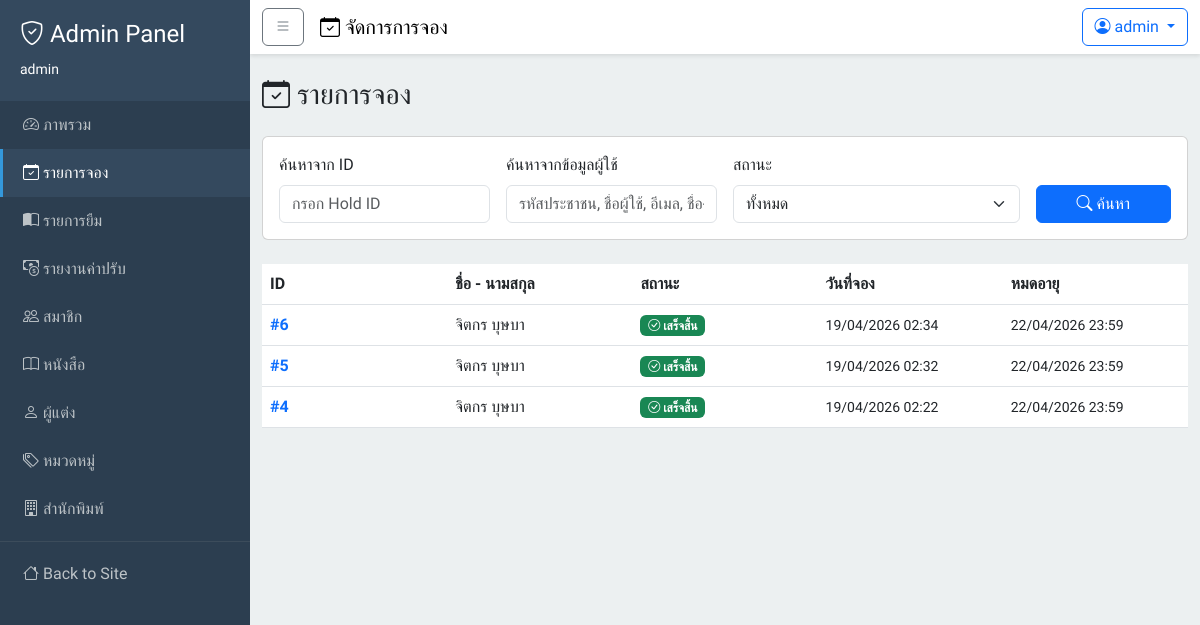
The app's page /dashboard/holds/ (signed in), older data.
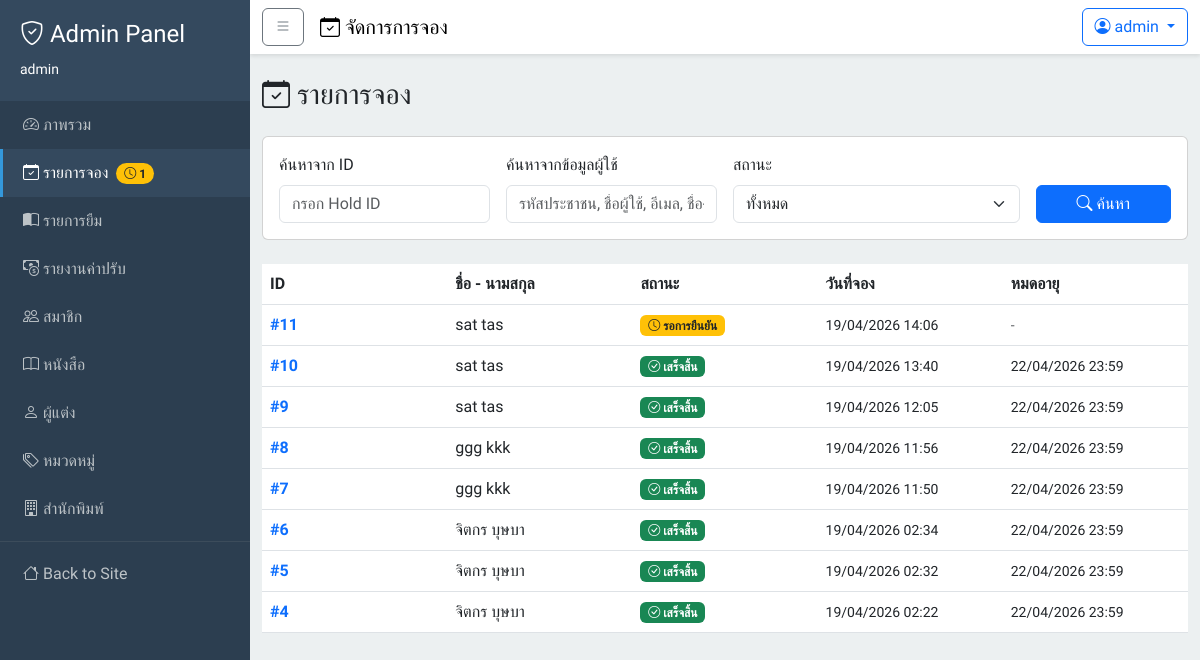
The same page, newer data.
### holds/models.py (models this page shows, shortened)
class Hold(models.Model):
    STATUS_CHOICES = [
        ('pending', 'รอการยืนยัน'),
        ('confirmed', 'ยืนยันแล้ว - รอรับหนังสือ'),
        ('completed', 'เสร็จสิ้น'),
        ('expired', 'หมดอายุ'),
        ('cancelled', 'ยกเลิก'),
    ]
    id = models.AutoField(primary_key=True)
    user = models.ForeignKey(settings.AUTH_USER_MODEL, on_delete=models.CASCADE, related_name='holds')
    status = models.CharField(max_length=20, choices=STATUS_CHOICES, default='pending')
    expires_at = models.DateTimeField(null=True, blank=True, help_text='Expiry time for confirmed hold - user must pick up books before this time')
    created_at = models.DateTimeField(auto_now_add=True)
    if TYPE_CHECKING:
        hold_items: Manager[HoldItem]
    class Meta:
        db_table = 'holds'
        verbose_name = 'Hold'
        verbose_name_plural = 'Holds'
        ordering = ['-created_at']

### users/models.py (models this page shows, shortened)
class User(AbstractUser):
    phone_number = models.CharField(max_length=10, null=False, blank=False)
    citizen_id = models.CharField(
    max_length=13,
    unique=True,
    null=False,
    blank=False,
    validators=[
        RegexValidator(
            regex=r'^\d{13}$',
            message='Citizen ID must be exactly 13 digits'
        )
    ])

### holds/views.py (the view, shortened to what this page needs)
# urls.py: path('dashboard/holds/', views.dashboard_holds_view, name='dashboard_holds'),
@staff_member_required
def dashboard_holds_view(request):
    status_filter = request.GET.get('status', 'all')
    search_id = request.GET.get('search_id', '').strip()
    search_user = request.GET.get('search_user', '').strip()
    holds = Hold.objects.select_related(
        'user'
    ).order_by('-created_at')
    if search_id:
        from django.db.models import Q
        if search_id.isdigit():
            holds = holds.filter(id=int(search_id))
    if status_filter and status_filter != 'all':
        holds = holds.filter(status=status_filter)
    expired_count = holds.filter(status='confirmed').filter(
        expires_at__lt=timezone.now()
    ).count()
    from django.db.models import Case, When, Value, IntegerField
    holds = holds.annotate(
        is_expired_confirmed=Case(
            When(status='confirmed', expires_at__lt=timezone.now(), then=Value(0)),
            default=Value(1),
            output_field=IntegerField()
        )
    ).order_by('is_expired_confirmed', '-created_at')
    context = {
        'holds': holds,
        'status_filter': status_filter,
        'search_id': search_id,
        'search_user': search_user,
        'status_choices': Hold.STATUS_CHOICES,
        'expired_count': expired_count,
    }
    return render(request, 'dashboard/holds/list.html', context)

### books/cart.py (called while the page is built)
    def count(self):
        return len(self.cart)

### templates/dashboard/holds/list.html (shortened to what the changed rows need)
{% extends "base_admin.html" %}
{% load static %}
{% block content %}
    {% if holds %}
        <div class="table-responsive">
            <table class="table table-hover">
                <thead>
                    <colgroup>
                        <col style="width: 20%;">
                        <col style="width: 20%;">
                        <col style="width: 20%;">
                        <col style="width: 20%;">
                        <col style="width: 20%;">
                    </colgroup>
                    <tr>
                        <th>ID</th>
                        <th>ชื่อ - นามสกุล</th>
                        <th>สถานะ</th>
                        <th>วันที่จอง</th>
                        <th>หมดอายุ</th>
                    </tr>
                </thead>
                <tbody>
                    {% for hold in holds %}
                        <tr>
                            <td>
                                <a href="{% url 'holds:dashboard_hold_detail' hold.id %}"
                                   class="text-decoration-none">
                                    <strong>#{{ hold.id }}</strong>
                                </a>
                            </td>
                            <td>{{ hold.user.get_full_name|default:hold.user.username }}</td>
                            <td>
                                {% if hold.status == 'pending' %}
                                    <span class="badge bg-warning text-dark">
                                        <i class="bi bi-clock"></i> {{ hold.get_status_display }}
                                    </span>
                                {% elif hold.status == 'confirmed' %}
                                    <span class="badge bg-primary">
                                        <i class="bi bi-box-seam"></i> {{ hold.get_status_display }}
                                    </span>
                                {% elif hold.status == 'completed' %}
                                    <span class="badge bg-success">
                                        <i class="bi bi-check-circle"></i> {{ hold.get_status_display }}
                                    </span>
                                {% elif hold.status == 'expired' %}
                                    <span class="badge bg-danger">
                                        <i class="bi bi-exclamation-triangle-fill"></i> {{ hold.get_status_display }}
                                    </span>
                                {% elif hold.status == 'cancelled' %}
                                    <span class="badge bg-secondary">
                                        <i class="bi bi-x-circle"></i> {{ hold.get_status_display }}
                                    </span>
                                {% endif %}
                            </td>
                            <td>
                                <small>{{ hold.created_at|date:"d/m/Y H:i" }}</small>
                            </td>
                            <td>
                                {% if hold.expires_at %}
                                    <small class="{% if hold.status == 'confirmed' and hold.is_expired %}text-danger fw-bold{% endif %}">
                                        {{ hold.expires_at|date:"d/m/Y H:i" }}
                                    </small>
                                {% else %}
                                    <small class="text-muted">-</small>
                                {% endif %}
                            </td>
                        </tr>
                    {% endfor %}
                </tbody>
            </table>
        </div>
    {% else %}
        <div class="alert alert-info">
            <i class="bi bi-info-circle"></i> ไม่มีรายการจองในระบบ
        </div>
    {% endif %}
{% endblock content %}

### templates/base_admin.html (shortened to what the changed rows need)
{% load static %}
<!DOCTYPE html>
<html lang="th">
    <head>
        <link href="https://cdn.jsdelivr.net/npm/bootstrap@5.3.0/dist/css/bootstrap.min.css"
              rel="stylesheet">
        <link rel="stylesheet"
              href="https://cdn.jsdelivr.net/npm/bootstrap-icons@1.10.0/font/bootstrap-icons.css">
        <link rel="stylesheet" href="{% static 'css/global.css' %}">
    </head>
    <body>
        <div class="wrapper">
            <nav class="sidebar" id="sidebar">
                <ul class="nav flex-column">
                    <li class="nav-item">
                        <a class="nav-link {% if 'holds' in request.path %}active{% endif %}"
                           href="{% url 'holds:dashboard_holds' %}">
                            <i class="bi bi-calendar-check"></i> รายการจอง
                            {% if pending_holds_count > 0 %}
                                <span class="badge bg-warning text-dark rounded-pill ms-1"
                                      title="รอการยืนยัน">
                                    <i class="bi bi-clock"></i> {{ pending_holds_count }}
                                </span>
                            {% endif %}
                        </a>
                    </li>
                </ul>
            </nav>
            <div class="content">
                <div class="container-fluid py-4">
                    {% block content %}
                    {% endblock content %}
                </div>
            </div>
        </div>
    </body>
</html>

Row changes from the older to the newer data that the page shows:
added Hold: id "11", user.get_full_name "sat tas", status "รอการยืนยัน", created_at "19/04/2026 14:06"
added Hold: id "10", user.get_full_name "sat tas", status "เสร็จสิ้น", created_at "19/04/2026 13:40", expires_at "22/04/2026 23:59"
added Hold: id "9", user.get_full_name "sat tas", status "เสร็จสิ้น", created_at "19/04/2026 12:05", expires_at "22/04/2026 23:59"
added Hold: id "8", user.get_full_name "ggg kkk", status "เสร็จสิ้น", created_at "19/04/2026 11:56", expires_at "22/04/2026 23:59"
added Hold: id "7", user.get_full_name "ggg kkk", status "เสร็จสิ้น", created_at "19/04/2026 11:50", expires_at "22/04/2026 23:59"
Text that changed along with them:
{{ pending_holds_count }}: (not shown) → "1"
